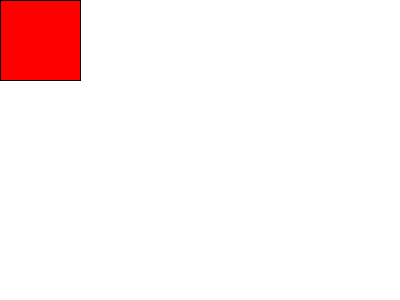
Frame 1 (no input)
Frame 60 (the mouse pressed at the canvas centre just before this capture): identical to frame 1, image omitted
Frame 120 (the mouse held since frame 60 and released just before this capture): blank canvas, image omitted

The Processing sketch that drew this single still picture (run headless with seeded random() and noise(); from frame 60 on, the mouse is pressed at the canvas centre):

// Processing sketch: Nested_Ifs_java
// ── Nested_Ifs_java.pde
void setup() 
{
  size(400, 300);
}
 
void draw()
{
  background(255);
 
  if (mouseX < width/2)
  {
    if (mouseY < height/2)
    {
        fill(255,0,0);
    }
    else
    {
        fill(0,0,255);
    }
    rect(mouseX, mouseY, 80, 80);
  }
  else
  {
    //ellipse(mouseX, mouseY, 80, 80);
  }
}
